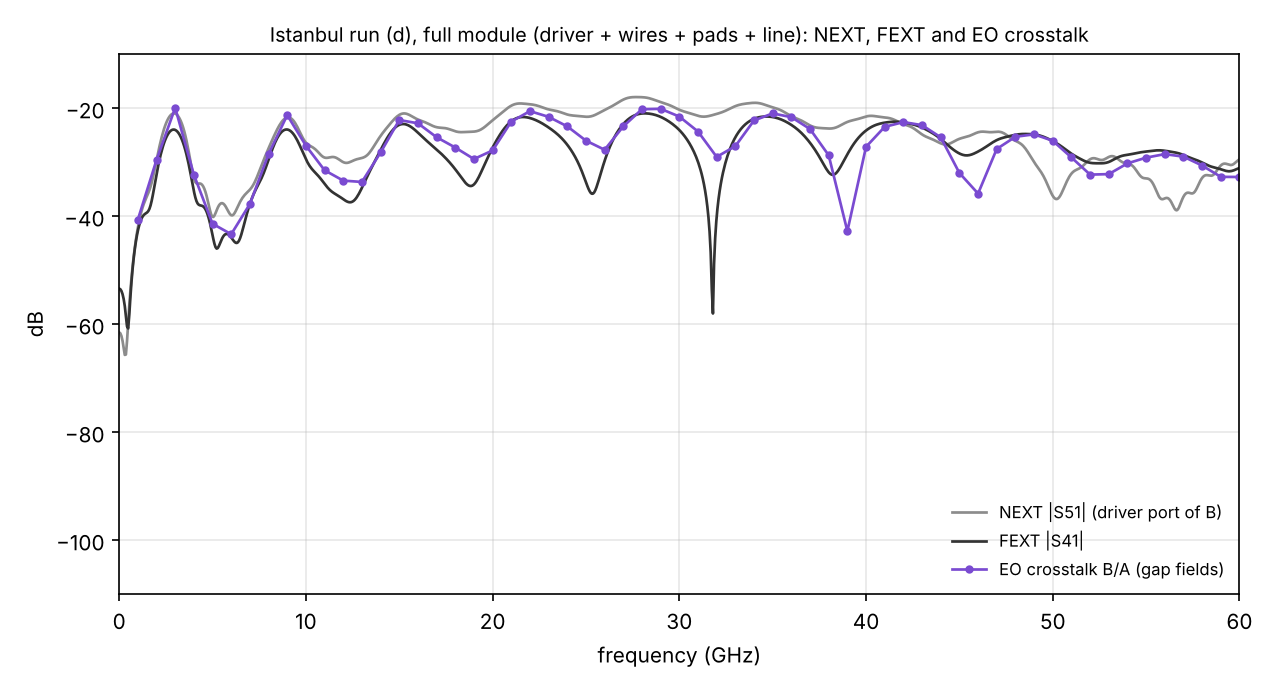

Python code for this plot:
"""Istanbul run (d): full module. Driver carrier (alumina) with GS traces, 8 bond wires (PEC, 17 um) to the launch pads,
line pair 8.75 mm. Port 1 = waveguide port on the driver trace of line A (aggressor, y = 0, excited); port 5 = same on
line B (not excited); ports 2, 4 = far-end discrete ports (assumed: 2 = A far, 4 = B far).
S-parameters exported as ASCII magnitudes (dB) only: S11, S21, S41 (FEXT), S51 (NEXT, at the driver port of B).
EO crosstalk from the gap fields as in runs (a)-(c): both lines 5 um from their centre, push-pull, n_g 2.27.
Field grid z 0.300..9.050, the z = 0.300 point dropped (as run c). All 60 frequencies are valid.
Runs (a)-(c) leave out 2 and 15 GHz (corrupted in run c), so the comparison uses the common set."""
import os, re, sys
HERE = os.path.dirname(os.path.abspath(__file__))
RA, RB, RC = (os.path.join(HERE, f"../istanbul_run_{r}") for r in "abc")
sys.path.insert(0, RA); sys.path.insert(0, os.path.abspath(os.path.join(HERE, "../../../..")))
import numpy as np, skrf as rf, matplotlib
matplotlib.use("Agg"); import matplotlib.pyplot as plt
from mzm_interconnect import parameters as P, xtalk_fields as XF
from load_fields import load
p = P.defaults(); p["Rt_R"] = 50.0; p["Zs_R"] = 50.0
dB = lambda s: 20 * np.log10(np.maximum(abs(s), 1e-12))
BAD = (2.0, 15.0)
LA = "e-field (f=1) [1]_lineA.zip"

def read_ascii(path):
    out, key = {}, None
    for ln in open(path):
        m = re.search(r'"(S\d,\d) \[Magnitude / dB\]"', ln)
        if m: key = m.group(1); out[key] = []; continue
        if ln.startswith("#") or not ln.strip(): continue
        out[key].append([float(v) for v in ln.split()])
    return {k: np.array(v) for k, v in out.items()}

Xd_all = XF.eo_crosstalk_fields(p, load(base=HERE, a_zip=LA, drop="first"))
Xd = XF.eo_crosstalk_fields(p, load(base=HERE, a_zip=LA, drop="first", skip_f=BAD)); f = Xd["f_GHz"]
Xa = XF.eo_crosstalk_fields(p, load(skip_f=BAD))
Xb = XF.eo_crosstalk_fields(p, load(base=RB, a_zip=LA, skip_f=BAD))
Xc = XF.eo_crosstalk_fields(p, load(base=RC, a_zip=LA, drop="first", skip_f=BAD))
for X in (Xa, Xb, Xc): assert np.allclose(X["f_GHz"], f)
eo = {r: dB(X["X"]) for r, X in zip("abcd", (Xa, Xb, Xc, Xd))}
Sd = read_ascii(os.path.join(HERE, "v0_istanbul_rf_module_allS.txt"))
na = rf.Network(os.path.join(RA, "v0_istanbul_rf_line.s4p")); nc = rf.Network(os.path.join(RC, "v0_istanbul_rf_lineLaunch.s4p"))
S = {"NEXT a": (na.f / 1e9, dB(na.s[:, 2, 0])), "NEXT c": (nc.f / 1e9, dB(nc.s[:, 2, 0])), "NEXT d": tuple(Sd["S5,1"].T),
     "FEXT a": (na.f / 1e9, dB(na.s[:, 3, 0])), "FEXT c": (nc.f / 1e9, dB(nc.s[:, 3, 0])), "FEXT d": tuple(Sd["S4,1"].T),
     "S11 c": (nc.f / 1e9, dB(nc.s[:, 0, 0])), "S11 d": tuple(Sd["S1,1"].T),
     "S21 c": (nc.f / 1e9, dB(nc.s[:, 1, 0])), "S21 d": tuple(Sd["S2,1"].T)}
I = {k: np.interp(f, *v) for k, v in S.items()}
np.savetxt(os.path.join(HERE, "xtalk_run_d.csv"), np.c_[f, I["NEXT d"], I["FEXT d"], eo["d"], eo["a"], eo["b"], eo["c"]],
           delimiter=",", fmt="%.3f", header="f_GHz,NEXT_dB_run_d,FEXT_dB_run_d,EO_dB_run_d,EO_dB_run_a,EO_dB_run_b,EO_dB_run_c", comments="")
k = f >= 5
print("f | NEXT a c d | FEXT a c d | EO a b c d | S11 c d | S21 c d (dB)")
for q in (5, 10, 20, 30, 40, 50, 60):
    i = np.argmin(abs(f - q))
    print(f"{q:2d} | " + " ".join(f"{I['NEXT '+r][i]:6.1f}" for r in "acd") + " | " + " ".join(f"{I['FEXT '+r][i]:6.1f}" for r in "acd")
          + " | " + " ".join(f"{eo[r][i]:6.1f}" for r in "abcd") + f" | {I['S11 c'][i]:6.1f} {I['S11 d'][i]:6.1f} | {I['S21 c'][i]:5.1f} {I['S21 d'][i]:5.1f}")
for lab, y in [(f"NEXT {r}", I[f"NEXT {r}"]) for r in "acd"] + [(f"FEXT {r}", I[f"FEXT {r}"]) for r in "acd"] + [(f"EO {r}", eo[r]) for r in "abcd"]:
    j = np.argmax(np.where(k, y, -999)); print(f"max {lab} 5-60 GHz: {y[j]:.1f} dB at {f[j]:.0f} GHz; median {np.median(y[k]):.1f}")
for lab, y, r in (("EO d - EO c", eo["d"], eo["c"]), ("EO d - EO a", eo["d"], eo["a"]), ("NEXT d - NEXT c", I["NEXT d"], I["NEXT c"]),
                  ("FEXT d - FEXT c", I["FEXT d"], I["FEXT c"]), ("S21 d - S21 c", I["S21 d"], I["S21 c"])):
    d = y - r; print("%s, 5-60 GHz: median %+.1f dB, 5-95%% %+.1f .. %+.1f; corr %.2f" % (lab, np.median(d[k]), *np.percentile(d[k], [5, 95]), np.corrcoef(y[k], r[k])[0, 1]))
print("corr(EO d, FEXT d) %.2f, corr(EO d, NEXT d) %.2f" % (np.corrcoef(eo["d"][k], I["FEXT d"][k])[0, 1], np.corrcoef(eo["d"][k], I["NEXT d"][k])[0, 1]))
fa = Xd_all["f_GHz"]; ea = dB(Xd_all["X"])
print("run d at 2, 15 GHz (left out of the comparison): " + ", ".join(f"{ea[np.argmin(abs(fa-q))]:.1f}" for q in (2, 15)) + " dB")
C = {"a": "#eb6834", "b": "#2a78d6", "c": "#1baa7d", "d": "#7a4bd1"}
def fig_(name, title, ylab, curves, ylim=(-110, -10)):
    fig, ax = plt.subplots(figsize=(8.5, 4.6))
    for x, y, c, ls, lab in curves: ax.plot(x, y, ls, color=c, ms=3, lw=1.3, label=lab)
    ax.set_xlim(0, 60); ax.set_ylim(*ylim); ax.set_xlabel("frequency (GHz)"); ax.set_ylabel(ylab); ax.grid(alpha=0.3)
    ax.set_title(title, fontsize=9.5); ax.legend(frameon=False, fontsize=8, loc="lower right"); fig.tight_layout()
    fig.savefig(os.path.join(HERE, name), dpi=150)
fig_("xtalk_run_d.png", "Istanbul run (d), full module (driver + wires + pads + line): NEXT, FEXT and EO crosstalk", "dB",
     [(*S["NEXT d"], "0.55", "-", "NEXT |S51| (driver port of B)"), (*S["FEXT d"], "0.2", "-", "FEXT |S41|"),
      (fa, ea, C["d"], "o-", "EO crosstalk B/A (gap fields)")])
fig_("eo_runs_abcd.png", "Istanbul 8.75 mm, EO crosstalk B/A: runs (a)-(d) (2 and 15 GHz left out)", "EO crosstalk (dB)",
     [(f, eo["a"], C["a"], "o-", "(a) bare line"), (f, eo["b"], C["b"], "o-", "(b) real far-end terminations"),
      (f, eo["c"], C["c"], "o-", "(c) launch pads"), (f, eo["d"], C["d"], "o-", "(d) full module")], ylim=(-70, -10))
fig_("next_fext_runs_acd.png", "Istanbul 8.75 mm: NEXT (solid) and FEXT (dashed), runs (a), (c), (d)", "dB",
     [(*S[f"NEXT {r}"], C[r], "-", f"NEXT ({r})") for r in "acd"] + [(*S[f"FEXT {r}"], C[r], "--", f"FEXT ({r})") for r in "acd"])
